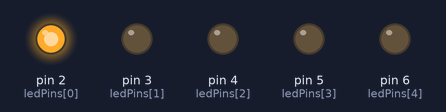
This sketch was run on a simulated Arduino Uno, built with avr-gcc and run on an emulated ATmega328P. Shown: output pins drawn as LEDs (lit = HIGH).

Above: at 0.1 s.
At 0.9 s:
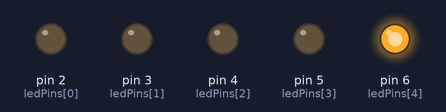
At 2.5 s:
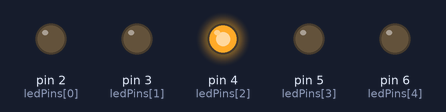
At 4.3 s:
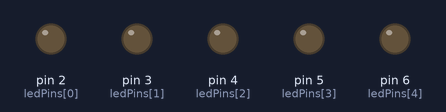
Timing chart, 0 to 4.6 s (numbered marks = the images above):
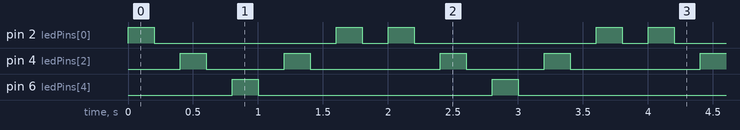

Measured:
- by itself, pin 2 (ledPins[0]): repeats every 2.0 s: LOW 1.4 s, HIGH 0.20 s, LOW 0.20 s, HIGH 0.20 s
- by itself, pin 4 (ledPins[2]): repeats every 2.0 s: LOW 0.60 s, HIGH 0.20 s, LOW 1.0 s, HIGH 0.20 s
- by itself, pin 6 (ledPins[4]): alternates HIGH for 0.20 s and LOW for 1.8 s

The sketch:

LAB1B.INO
```cpp
// C++ code
//
const int ledPins[]={2,3,4,5,6};
const int numLeds=5;

void setup()
{
  for(int i=0;i<numLeds;i++){
  pinMode(ledPins[i], OUTPUT);
}
}


void loop()
{
  for(int i=0;i < numLeds; i++){
    if(i%2==0){
  digitalWrite(ledPins[i], HIGH);
  delay(200); // Wait for 1000 millisecond(s)
  digitalWrite(ledPins[i], LOW);
  delay(200); // Wait for 1000 millisecond(s)
}
}
  for(int i=numLeds-2;i >=0;i--){
    if(i%2==0){
  digitalWrite(ledPins[i], HIGH);
  delay(200); // Wait for 1000 millisecond(s)
  digitalWrite(ledPins[i], LOW);
  delay(200); // Wait for 1000 millisecond(s)
    }
  }
}
```

lab5.c
```cpp
#include<Keypad.h>
const byte ROWS=4;
const byte COLS=4;
char keys[ROWS][COLS]={
  {'1','2','3','A'},
  {'4','5','6','B'},
  {'7','8','9','C'},
  {'*','0','#','D'}
};
byte rowPins[ROWS]={9,8,7,6};
byte colPins[COLS]={5,4,3,2};
Keypad keypad=Keypad(makeKeymap(keys),rowPins,colPins,ROWS,COLS);

void setup()
{
  Serial.begin(9600);
}

void loop()
{
  char key=keypad.getKey();
  if(key){
    Serial.println(key);
  }
}
```

lab8.c
```cpp
// C++ code
//
#define TRIG 9
#define ECHO 10

long duration;
float distance;
float tankDepth=325.0;
float waterLevel;

void setup()
{
  Serial.begin(9600);
  pinMode(TRIG, OUTPUT);
  pinMode(ECHO, INPUT);
}

void loop()
{
  digitalWrite(TRIG, LOW);
  delayMicroseconds(2);
  digitalWrite(TRIG, HIGH);
  delayMicroseconds(10);
  digitalWrite(TRIG, LOW);
  duration=pulseIn(ECHO,HIGH);
  distance=duration*0.034/2;
  waterLevel=tankDepth-distance;

  if(waterLevel<0) waterLevel=0;
  if(waterLevel>tankDepth) waterLevel=tankDepth;

  Serial.print("Water Level:");
  Serial.print(waterLevel);
  Serial.print("cm/Depth:");
  Serial.print(tankDepth);
  Serial.println("cm");
  delay(1000);
}
```
